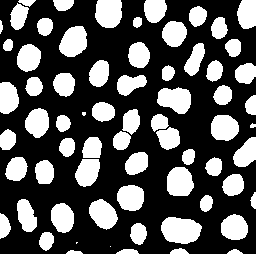
#> input picture misc/blob.png, 256 x 254 px, found by its file name
$ python lookupTable.py
#> lines starting #> are read from the running program, lines starting #| are printed output that depends on the picture; after the words box and inside, x2 and y2 are one past the last pixel; in counts of white or black regions, pixels touching at a corner belong together
import numpy as np
import skimage.io as io
import matplotlib.pyplot as plt
import scipy.ndimage as ndi

def bdy4(x):
    return ((x[4]==1) and (x[1]*x[3]*x[5]*x[7]==0))*1
def bdy8(x):
    return (x[4]==1) and (x.prod()==0)

c = io.imread('C://Users//kamel//Music//misc//blob.png')
#> c: shape (254, 256); 34.1% white; 68 white regions (3 under 20 px), largest, box (x1, y1, x2, y2) and area: (161, 217, 202, 244) 858, (157, 87, 191, 114) 676, (59, 26, 87, 57) 660

plt.subplot(2,2,1)
plt.imshow(c,cmap='gray')

c=c.astype('bool')*1
cw=ndi.generic_filter(c,bdy4,size=(3,3))
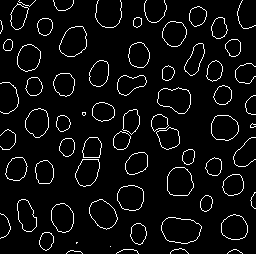
#> cw: shape (254, 256) int64; values 0 (black) and 1 (white), 5.4% white in thin lines or dots

plt.subplot(2,2,2)
plt.imshow(cw,cmap='gray')

cw8=ndi.generic_filter(c,bdy8,size=(3,3))
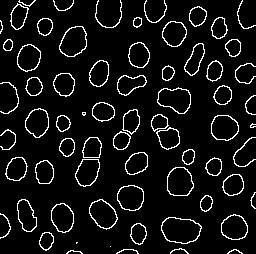
#> cw8: shape (254, 256) int64; values 0 (black) and 1 (white), 7.4% white in thin lines or dots

plt.subplot(2,2,3)
plt.imshow(cw8,cmap='gray')
plt.show()
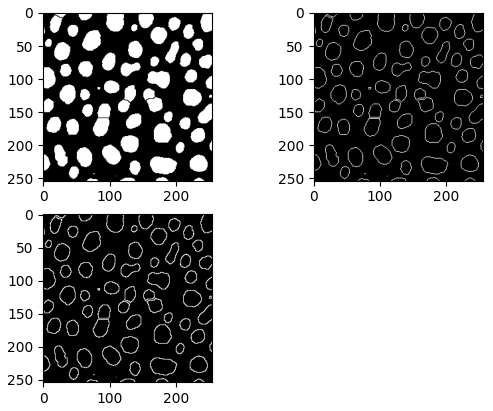
#> figure drawn by matplotlib, 3 panels
